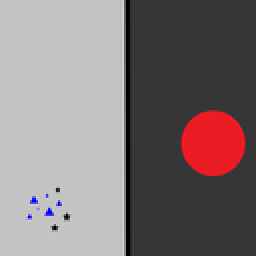
%> input picture pic/fig2.png, 128 x 128 px, shrunk from 500 x 500 before the run (shown 2 times larger)
$ octave anisotrop_research.m   (GNU Octave 9; MATLAB toolbox functions it lacks are replaced by stand-ins)
%> lines starting %> are read from the running program, lines starting %| are printed output that depends on the picture
### add_speckle.m
function noise_img = add_speckle(img, distribution)
%%Параметры определены из тестовых равномерных областей.
%%См. файл testing_ENL и папку параметры распределения спекл-шума для равномерных участков
    E = 0.3566; %%Нормальное распределение
    D = 0.0201;
    sigma = 0.2707; %%Рэлей

    %%коррелированный и некоррелированный шум Рэлея (см. сообщения)
    uncor_gauss = randn(size(img,1), size(img,2));  %matrix with normally distributed random elements having zero mean and variance one
    LPF = [1 1 1; 1 1 1; 1 1 1];  % spatial low pass filter LPF
    corr_gauss = filter2(LPF, uncor_gauss);

    switch distribution
        case 'normal'
           noise_img = img + normrnd(E,D,[size(img,1),size(img,2)]).*img;
        case 'Rayleigh'
           noise_img = img + raylrnd(sigma.*ones(size(img,1),size(img,2))).*img;
        case 'Rayleigh_correlated'
           noise_img = img + ray_noise(corr_gauss, size(img,1), size(img,2), sigma).*img;
        case 'Rayleigh_uncorrelated'
           noise_img = img + ray_noise(uncor_gauss, size(img,1), size(img,2)).*img;
    end

    noise_img = max(min(noise_img,1),0);
end

%correlated rayleigh noise
function result = ray_noise(gauss_distrib, xsize, ysize, sigma)
    gauss_distrib = gauss_distrib(:);
    ray_distrib = random('rayleigh',sigma,1,xsize*ysize);

    [gauss_sorted,gauss_sorted_ind] = sort(gauss_distrib);
    [ray_sorted,ray_sorted_ind] = sort(ray_distrib);
    gauss_distrib(gauss_sorted_ind) = ray_distrib(ray_sorted_ind);

    result = reshape(gauss_distrib, ysize, xsize);
end

### anisotrop_research.m
clc; clear all; close all;
addpath(genpath('filters'));
addpath(genpath('metrics'));
addpath(genpath('pic'));
%% Загрузка изображений
image = mat2gray(rgb2gray(imread('fig2.png')));
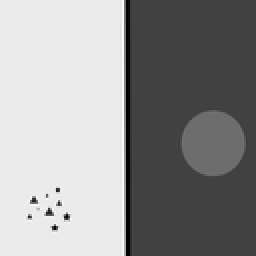
%> image: size 128x128 double (shown 2 times larger); min 0, max 1, mean 0.585
 %% Параметры фильтра
var_type = 'k_and_delta_t'; %%k_and_delta_t; t
g_type = 1;
%% Наложение шума
distribution = 'Rayleigh_correlated'; %normal; Rayleigh; Rayleigh_correlated
    switch distribution
        case 'normal'
            E = 0.3566; %%Нормальное распределение
            D = 0.0201;
            image_noise = add_speckle(image, distribution);
            image_correct = image.*(1 + E);
            image_correct = max(min(image_correct,1),0);
        case 'Rayleigh'
            sigma = 0.2707; %%Рэлей
            image_noise = add_speckle(image, distribution);
            image_correct = image.*(1 + sqrt(pi/2)*sigma);
            image_correct = max(min(image_correct,1),0);
        case 'Rayleigh_correlated'
            sigma = 0.2707; %%Рэлей
            image_noise = add_speckle(image, distribution);
%> in add_speckle, `noise_img = img + ray_noise(corr_gauss, size(img,1), size(img,2), sigm..`:
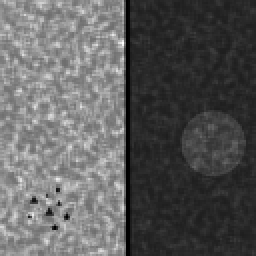
%> noise_img: size 128x128 double (shown 2 times larger); min 0, max 2.14, mean 0.785; drawn with min black and max white
%> in add_speckle, `noise_img = max(min(noise_img,1),0);`:
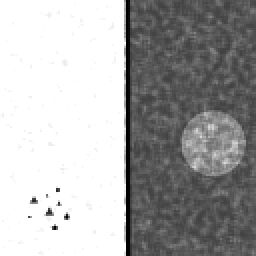
%> noise_img: size 128x128 double (shown 2 times larger); min 0, max 1, mean 0.667
            image_correct = image.*(1 + sqrt(pi/2)*sigma);
            image_correct = max(min(image_correct,1),0);
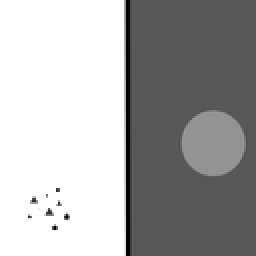
%> image_correct: size 128x128 double (shown 2 times larger); min 0, max 1, mean 0.669
    end


%% Исследование параметров
switch var_type
    case 'k_and_delta_t'
        t_const = 26;
        k_var = 0.1:0.1:1;
        delta_t_var = 0:0.01:0.25;

        ssim_var = zeros([length(k_var), length(delta_t_var)]);

    switch distribution
        case 'normal'
            D = 0.0201;
            mat_filename = strcat('research results\anisotrop_g',num2str(g_type),'_',...
                distribution,'_',num2str(D),'_k_delt_at_t_',num2str(t_const),'.mat');
            plot_filename = strcat('graphics\anisotrop_g',num2str(g_type),'_',...
                distribution,'_',num2str(D),'_k_delt_at_t_',num2str(t_const),'.png');
        case 'Rayleigh'
            sigma = 0.2707; %%Рэлей
            mat_filename = strcat('research results\anisotrop_g',num2str(g_type),'_',...
                distribution,'_',num2str(sigma),'_k_delt_at_t_',num2str(t_const),'.mat');
            plot_filename = strcat('graphics\anisotrop_g',num2str(g_type),'_',...
                distribution,'_',num2str(sigma),'_k_delt_at_t_',num2str(t_const),'.png');
        case 'Rayleigh_correlated'
            sigma = 0.2707; %%Рэлей
            mat_filename = strcat('research results\anisotrop_g',num2str(g_type),'_',...
                distribution,'_',num2str(sigma),'_k_delt_at_t_',num2str(t_const),'.mat');
            plot_filename = strcat('graphics\anisotrop_g',num2str(g_type),'_',...
                distribution,'_',num2str(sigma),'_k_delt_at_t_',num2str(t_const),'.png');
    end

        for i = 1:length(k_var)
            disp('i = '); disp(i);
            for j = 1:length(delta_t_var)
               anisotrop_gfilt_img = anisotropic_diffusion(image_noise, t_const, delta_t_var(j), k_var(i), g_type);
                ssim_var(i,j) = ssim(anisotrop_gfilt_img, image_correct);

                disp('j = '); disp(j);
            end
        end
%> this loop made 10 passes
%> (printed output is left out)

    case 't'
        t_var = 1:1:50;
        k_const = 0.1;
        delta_t_const = 0.25;

        ssim_var = zeros([1, length(t_var)]);

    switch distribution
        case 'normal'
            D = 0.0201;
            mat_filename = strcat('research results\anisotrop_gg',num2str(g_type),'_',...
                distribution,'_',num2str(D),'_t_at_k_', num2str(k_const),'_delt_', num2str(delta_t_const),'.mat');
            plot_filename = strcat('graphics\anisotrop_g',num2str(g_type),'_',...
                distribution,'_',num2str(D),'_t_at_k_', num2str(k_const),'_delt_', num2str(delta_t_const),'.png');
        case 'Rayleigh'
            sigma = 0.2707; %%Рэлей
            mat_filename = strcat('research results\anisotrop_g',num2str(g_type),'_',...
                distribution,'_',num2str(sigma),'_t_at_k_', num2str(k_const),'_delt_', num2str(delta_t_const),'.mat');
            plot_filename = strcat('graphics\anisotrop_g',num2str(g_type),'_',...
                distribution,'_',num2str(sigma),'_t_at_k_', num2str(k_const),'_delt_', num2str(delta_t_const),'.png');
        case 'Rayleigh_correlated'
            sigma = 0.2707; %%Рэлей
            mat_filename = strcat('research results\anisotrop_g',num2str(g_type),'_',...
                distribution,'_',num2str(sigma),'_t_at_k_', num2str(k_const),'_delt_', num2str(delta_t_const),'.mat');
            plot_filename = strcat('graphics\anisotrop_g',num2str(g_type),'_',...
                distribution,'_',num2str(sigma),'_t_at_k_', num2str(k_const),'_delt_', num2str(delta_t_const),'.png');
    end

        for i = 1:length(t_var)
            disp('i = '); disp(i);
            anisotrop_gfilt_img = anisotropic_diffusion(image_noise, t_var(i), delta_t_const, k_const, g_type);
            ssim_var(i) = ssim(anisotrop_gfilt_img, image_correct);
        end
end


%% Поиск оптимальных значений параметров
close all;
switch var_type
    case 'k_and_delta_t'
        [ssim_r, ssim_c] = find(ssim_var == max(max(ssim_var)));
%> ssim_r = 1; ssim_c = 25
        ssim_param = [max(max(ssim_var)) delta_t_var(ssim_c)];
%> ssim_param = [0.97 0.24]
        save(mat_filename);
    case 't'
        ssim_param = [max(ssim_var) t_var(ssim_var == max(ssim_var))];
        save(mat_filename);
end

 %% Построение графиков
 close all;
switch var_type
    case 'k_and_delta_t'
        anisotrop_gSSIM_fig = figure('Name', 'ssim');
        plotting_two_var(k_var, delta_t_var, ssim_var, ssim_param)
        xlabel('\Deltat'); ylabel('SSIM');
        title('При t = ' + string(t_const))
        axis([0 0.3 0.6 1])
        print(anisotrop_gSSIM_fig, plot_filename,'-dpng','-r500');
    case 't'
        anisotrop_gSSIM_fig = figure('Name', 'SSIM');
        plotting_one_var(t_var, ssim_var, ssim_param)
        xlabel('t'); ylabel('SSIM');
        axis([0 50 0.8 1])
        legend('Максимальное значение метрики');
        title('При k = ' + string(k_const) + ' и \Deltat = ' + string(delta_t_const))
        print(anisotrop_gSSIM_fig, plot_filename,'-dpng','-r500');
end


function plotting_two_var(k_var, delata_t_var, metric_matrix, metric_param)
%> called with k_var = [0.1 0.2 0.3 0.4 0.5 0.6 0.7 0.8 0.9 1], metric_param = [0.97 0.24]
    color_line = hsv(2*(length(k_var) + 1));
    for k = 1:length(k_var)
        plot(delata_t_var,metric_matrix(k,:),'.-', 'color', color_line(2*k,:),'LineWidth', 1.5, 'MarkerSize', 8)
        hold on;
        legend_names{k} = ['k = ' num2str(k_var(k))];
    end
%> after the loop, legend_names = {'k = 0.1', 'k = 0.2', 'k = 0.3', 'k = 0.4', 'k = 0.5', 'k = 0.6', 'k = 0.7', 'k = 0.8', 'k = 0.9', 'k = 1'}
    ax = gca; ax.FontSize = 12;
    grid on;
    stem(metric_param(1,2),metric_param(1,1), '*','color', color_line(end,:),'LineWidth',1.5)
    legend_names = [legend_names 'Максимальное значение метрики'];
%> legend_names = {'k = 0.1', 'k = 0.2', 'k = 0.3', 'k = 0.4', 'k = 0.5', 'k = 0.6', 'k = 0.7', 'k = 0.8', 'k = 0.9', 'k = 1', 'Максимальное значение метрики'}
%> `axis([0 0.3 0.6 1])`:
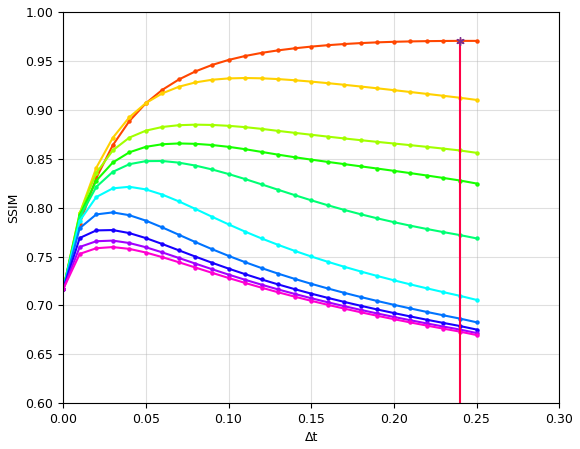
%> figure redrawn from the program's plot data; curve peaks at x = 0.24, y = 0.97; curve peaks at x = 0.11, y = 0.933; curve peaks at x = 0.08, y = 0.885; curve peaks at x = 0.07, y = 0.866
    legend(legend_names)
    legend('Location', 'bestoutside')
end

function plotting_one_var(t_var, metric_var, metric_param)
    stem(metric_param(1,2),metric_param(1,1), 'r*','LineWidth',1.5)
    hold on
    plot(t_var,metric_var,'.-k','LineWidth',1.5, 'MarkerSize', 15)
    grid on;
end
